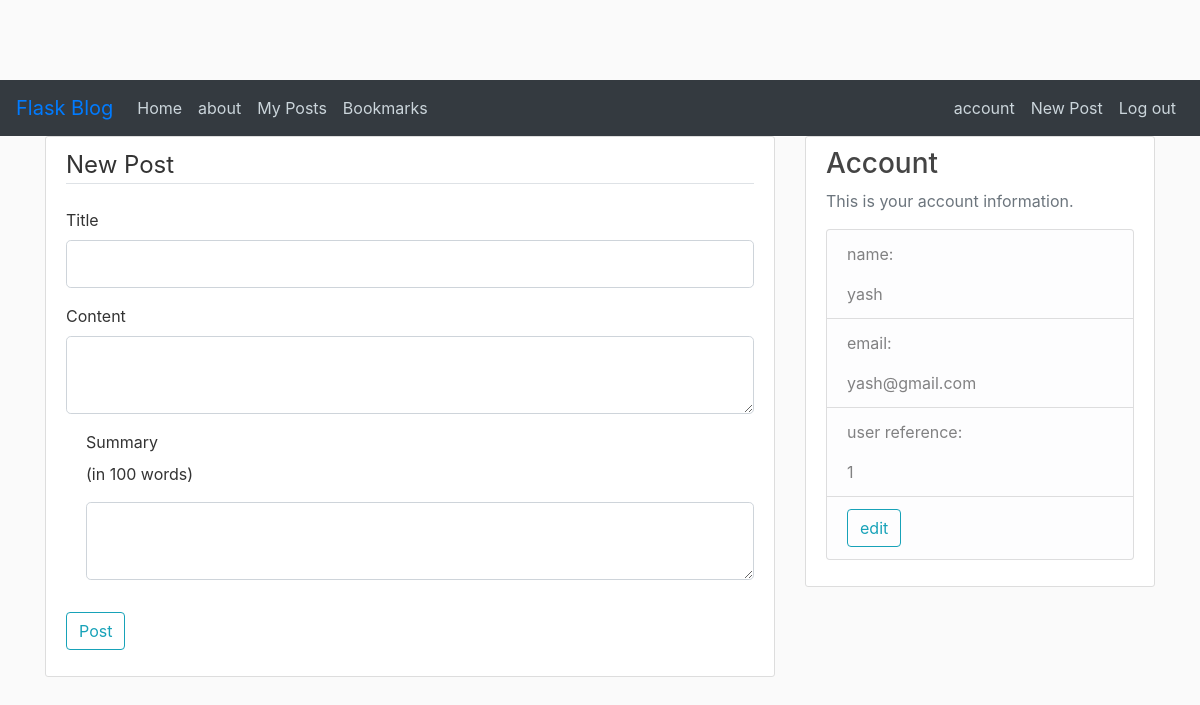
Screenshot of /createpost (signed in) with the database file from the repository.
### flaskblog/models.py (models this page shows, shortened)
class User(db.Model, UserMixin):
	id = db.Column(db.Integer, primary_key = True)
	username = db.Column(db.String(20), unique = True, nullable = False)
	email = db.Column(db.String(120), unique = True, nullable = False)
	image_file = db.Column(db.String(20), nullable = False, default = 'default.jpg')
	password = db.Column(db.String(60), nullable = False)
	posts = db.relationship('Post', backref = 'author', lazy = True)
	bookmarks = db.relationship('Post', secondary=user_bookmarks, backref=db.backref('users', lazy='dynamic'))
	comments = db.relationship('Comment', backref = 'commenter', lazy= True)

### flaskblog/routes.py (the view)
@app.route("/createpost", methods=['GET', 'POST'])
@login_required
def new():
	form = PostForm()
	if form.validate_on_submit():
		post = Post(content = form.content.data, title = form.title.data, summary = form.summary.data, author = current_user)
		db.session.add(post)
		db.session.commit()
		return redirect(url_for('home'))
	return render_template('create_post.html', title='New Post', form = form, legend = 'New Post')

### flaskblog/forms.py
class PostForm(FlaskForm):
	title = StringField('Title', validators=[DataRequired()])
	content = TextAreaField('Content', validators=[DataRequired()])
	summary = TextAreaField('Summary', validators=[DataRequired()])
	submit = SubmitField('Post')

### flaskblog/models.py (called while the page is built)
@login_manager.user_loader
def load_user(user_id):
	return User.query.get(int(user_id))

### flaskblog/templates/create_post.html (shortened to what this page needs)
{% extends "layout.html" %}
{% block content %}
    <div class="content-section">
		<form method="POST" action="">
			<fieldset class="form-group">
				<legend class="border-bottom mb-4">{{ legend }}</legend>
				<div class="form-group">
					{{ form.title.label(class="form-control-label") }}
					{{ form.title(class="form-control form-control-lg") }}
				</div>
				<div class="form-group">
					{{ form.content.label(class="form-control-label") }}
					{{ form.content(class="form-control form-control-lg") }}
				</div>
				<div class="form-check">
					{{ form.summary.label(class="form-control-label") }}
					<p>(in 100 words)<p>
					{{ form.summary(class="form-control form-control-lg") }}
				</div>
			</fieldset>
			<div class="form-group">
				{{ form.submit(class="btn btn-outline-info") }}
			</div>
		</form>
	</div>
{% endblock content %}

### flaskblog/templates/layout.html (shortened to what this page needs)
<!DOCTYPE html>
<html>
<head>
      <link rel="stylesheet" href="https://maxcdn.bootstrapcdn.com/bootstrap/4.0.0/css/bootstrap.min.css">
      <link rel="stylesheet" href="https://use.fontawesome.com/releases/v5.7.0/css/all.css">
    <link rel="stylesheet" type="text/css" href="{{ url_for('static', filename='main.css') }}">
</head>
<body>
    <header class="site-header">
      <nav class="navbar navbar-expand-lg navbar-primary bg-dark">
        <a class="navbar-brand" href="#">Flask Blog</a>
        <div class="collapse navbar-collapse" id="navbarNav">
          <ul class="navbar-nav">
            <li class="nav-item active">
              <a class="nav-link" href="{{ url_for('home') }}">Home <span class="sr-only">(current)</span></a>
            </li>
            <li class="nav-item">
              <a class="nav-link" href="{{ url_for('about') }}">about</a>
            </li>
            {% if current_user.is_authenticated %}
              <li class="nav-item"><a class = "nav-link" href="{{ url_for('myposts') }}">My Posts</a></li>
              <li class="nav-item"><a class = "nav-link" href="{{ url_for('bookmarks', user_id = current_user.id) }}">Bookmarks</a></li>
            {% endif %}
          </ul>
        </div>
            <ul class="nav navbar-nav navbar-right">
              {% if current_user.is_authenticated %}
                <li class="nav-item"><a class = "nav-link" href="{{ url_for('account') }}">account</a></li>
                <li class="nav-item"><a class = "nav-link" href="{{ url_for('new') }}">New Post</a></li>
                <li class="nav-item"><a class = "nav-link" href="{{ url_for('logout') }}">Log out</a></li>
              {% else %}
                <li class="nav-item"><a class = "nav-link" href="{{ url_for('register') }}">sign up</a></li>
                <li class="nav-item"><a class = "nav-link" href="{{ url_for('login') }}">Log in</a></li>
              {% endif %}
          </ul>
      </nav>
    </header>
    <main role="main" class="container">
      <div class="row">
        <div class="col-md-8">
          {% block content %}{% endblock %}
        </div>
        {% if current_user.is_authenticated %}
          <div class="col-md-4">
            <div class="content-section">
              <h3>Account</h3>
              <p class='text-muted'>This is your account information.
                <ul class="list-group">
                  <li class="list-group-item list-group-item-light"><p>name: </p>{{current_user.username}}</li>
                  <li class="list-group-item list-group-item-light"><p>email: </p>{{current_user.email}}</li>
                  <li class="list-group-item list-group-item-light"><p>user reference: </p>{{current_user.id}}</li>
                  <li class="list-group-item list-group-item-light"><a href="{{ url_for('account') }}" class="btn btn-outline-info">edit</a></li>
                </ul>
              </p>
            </div>
          </div>
        {% endif %}
      </div>
    </main>
</body>
</html>

### flaskblog/static/main.css (style rules this page uses)
body { background: #fafafa; color: #333333; margin-top: 5rem; }
h1, h2, h3, h4, h5, h6 { color: #444444; }
.site-header .navbar-nav .nav-link { color: #cbd5db; }
.content-section { background: #ffffff; padding: 10px 20px; border: 1px solid #dddddd; border-radius: 3px; margin-bottom: 20px; }

### rows the page displays
User: username "yash", email "yash@gmail.com", id "1"

### other values shown
{{ legend }} "New Post"
